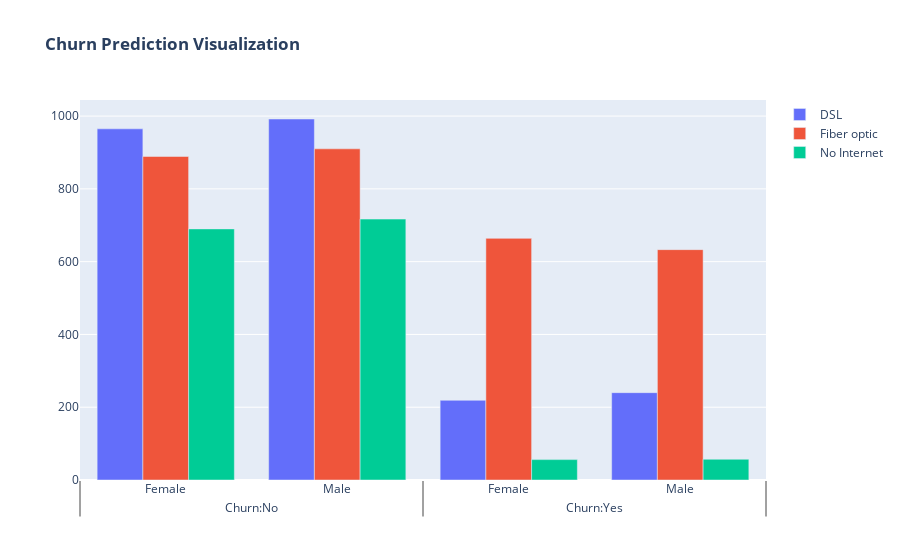

The code cell stored with this chart in its notebook:
### Code cell
fig = go.Figure()

fig.add_trace(go.Bar(
  x = [['Churn:No', 'Churn:No', 'Churn:Yes', 'Churn:Yes'],
       ["Female", "Male", "Female", "Male"]],
  y = [965, 992, 219, 240],
  name = 'DSL',
))

fig.add_trace(go.Bar(
  x = [['Churn:No', 'Churn:No', 'Churn:Yes', 'Churn:Yes'],
       ["Female", "Male", "Female", "Male"]],
  y = [889, 910, 664, 633],
  name = 'Fiber optic',
))

fig.add_trace(go.Bar(
  x = [['Churn:No', 'Churn:No', 'Churn:Yes', 'Churn:Yes'],
       ["Female", "Male", "Female", "Male"]],
  y = [690, 717, 56, 57],
  name = 'No Internet',
))

fig.update_layout(title_text="<b>Churn Prediction Visualization</b>")

fig.show()

### Figure 1 — Plotly figure (JSON) as saved in the notebook; plotly's stock layout.template omitted (floating-point values rounded to 4 significant figures)
{"data": [{"name": "DSL", "type": "bar", "x": [["Churn:No", "Churn:No", "Churn:Yes", "Churn:Yes"], ["Female", "Male", "Female", "Male"]], "y": [965, 992, 219, 240]}, {"name": "Fiber optic", "type": "bar", "x": [["Churn:No", "Churn:No", "Churn:Yes", "Churn:Yes"], ["Female", "Male", "Female", "Male"]], "y": [889, 910, 664, 633]}, {"name": "No Internet", "type": "bar", "x": [["Churn:No", "Churn:No", "Churn:Yes", "Churn:Yes"], ["Female", "Male", "Female", "Male"]], "y": [690, 717, 56, 57]}], "layout": {"title": {"text": "<b>Churn Prediction Visualization</b>"}}}
